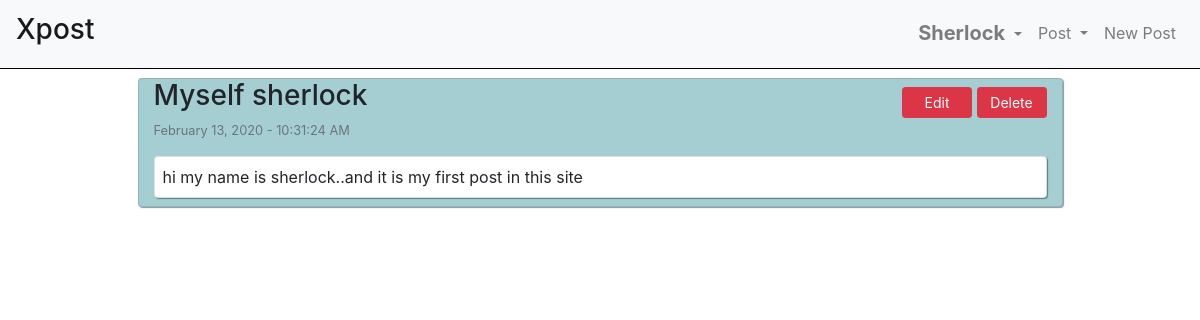
/posts/ (signed in), run on an earlier commit of the app's database.
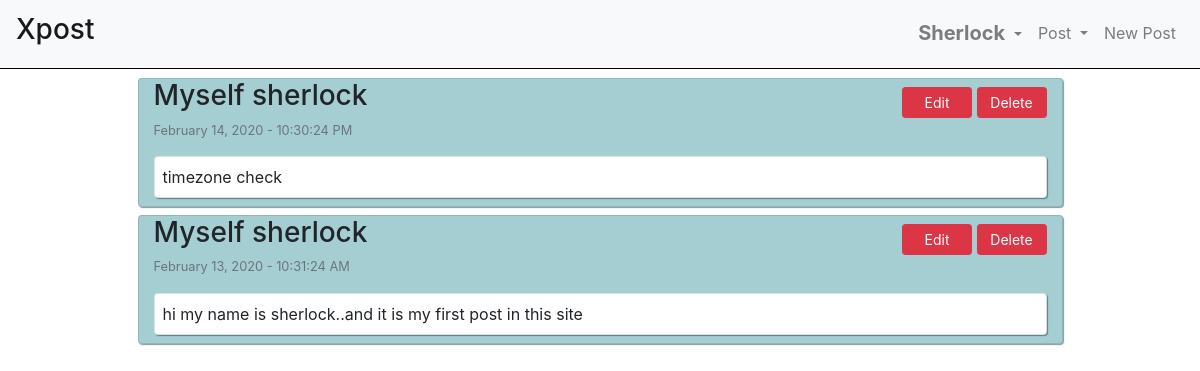
And on a later commit of the database.
### userposts/models.py (models this page shows, shortened)
class Posts(models.Model):
    author = models.ForeignKey(User, on_delete=models.CASCADE)
    title = models.CharField(max_length=150)
    post = models.TextField()
    dateOfPost = models.DateTimeField(default=timezone.now)

### userposts/views.py (the view)
# urls.py: path('', views.userPost, name='userPost'),
@login_required(login_url='../login')
def userPost(response):
    myPost = Posts.objects.filter(
        author_id=response.user.id).order_by('-dateOfPost')
    return render(response, 'userposts/userposts.html', {'posts': myPost})

### userposts/templates/userposts/userposts.html (shortened to what this page needs)
{% extends 'base.html' %}
{% block content %}
<div class="container myContent" data-id="myfollowpost">
    {% for post in posts %}
    <div class="card col-10 mx-auto my-2"
        style="box-shadow: 1px 1px 1px rgba(13, 54, 54, 0.507);background-color: #0a7a865e;">
        <div class="card-text">
            <h3 class="myTitle">{{post.title|capfirst}}</h3>
            <div class="floatBut">
                <button class="btn btn-danger mt-2 btn-sm" data-class="edit" data-postId="{{post.id}}"
                    style="min-width: 70px;">Edit</button>
                <button class="btn btn-danger mt-2 btn-sm" data-class="delete" data-postId="{{post.id}}"
                    style="min-width: 70px;">Delete</button>
            </div>
            <small class="myDate"><label class="text-muted">{{post.dateOfPost|date:"F d, Y - h:i:s A"}}</label></small>
        </div>
        <div class="card pl-2 py-2 my-2" style="box-shadow: 1px 1px 1px rgba(13, 54, 54, 0.507);">
            {{post.post}}
        </div>
    </div>
    {% endfor %}
</div>
{% endblock content %}

What changed in the data, as far as the page shows it:
added Posts: title "Myself sherlock", dateOfPost "February 14, 2020 - 10:30:24 PM", post "timezone check"
